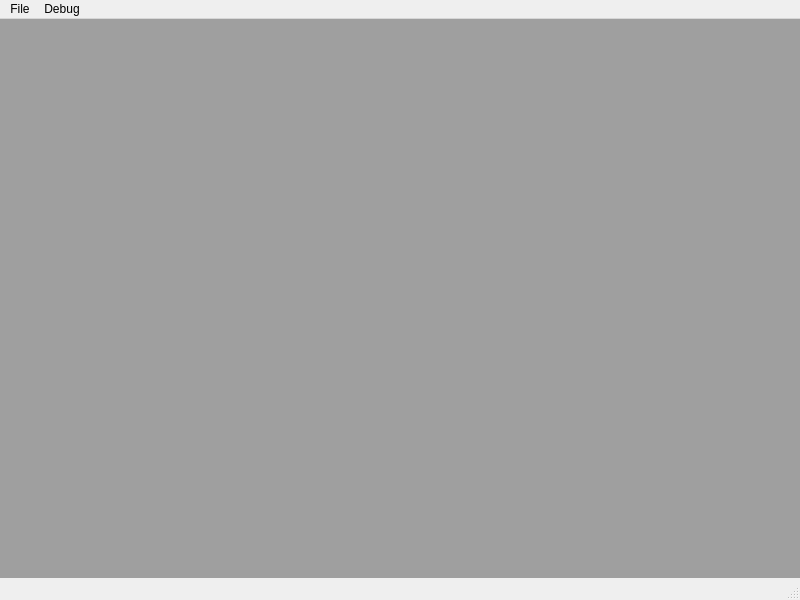
<?xml version="1.0" encoding="UTF-8"?>
<ui version="4.0">
 <class>MainWindow</class>
 <widget class="QMainWindow" name="MainWindow">
  <property name="geometry">
   <rect>
    <x>0</x>
    <y>0</y>
    <width>800</width>
    <height>600</height>
   </rect>
  </property>
  <property name="windowTitle">
   <string>MainWindow</string>
  </property>
  <widget class="QWidget" name="centralwidget">
   <layout class="QGridLayout" name="gridLayout">
    <property name="leftMargin">
     <number>0</number>
    </property>
    <property name="topMargin">
     <number>0</number>
    </property>
    <property name="rightMargin">
     <number>0</number>
    </property>
    <property name="bottomMargin">
     <number>0</number>
    </property>
    <item row="0" column="0">
     <widget class="QMdiArea" name="mdi"/>
    </item>
   </layout>
  </widget>
  <widget class="QMenuBar" name="menubar">
   <property name="geometry">
    <rect>
     <x>0</x>
     <y>0</y>
     <width>800</width>
     <height>21</height>
    </rect>
   </property>
   <widget class="QMenu" name="menuFile">
    <property name="title">
     <string>File</string>
    </property>
    <addaction name="actionOpen"/>
   </widget>
   <widget class="QMenu" name="menuDebug">
    <property name="title">
     <string>Debug</string>
    </property>
    <addaction name="actionDebugLoadSkyrim"/>
    <addaction name="actionDebugLoadDawnguard"/>
   </widget>
   <addaction name="menuFile"/>
   <addaction name="menuDebug"/>
  </widget>
  <widget class="QStatusBar" name="statusbar"/>
  <action name="actionOpen">
   <property name="text">
    <string>Open...</string>
   </property>
  </action>
  <action name="actionDebugLoadDawnguard">
   <property name="text">
    <string>Load Dawnguard.esm</string>
   </property>
  </action>
  <action name="actionDebugLoadSkyrim">
   <property name="text">
    <string>Load Skyrim.esm</string>
   </property>
  </action>
 </widget>
 <resources/>
 <connections/>
</ui>
